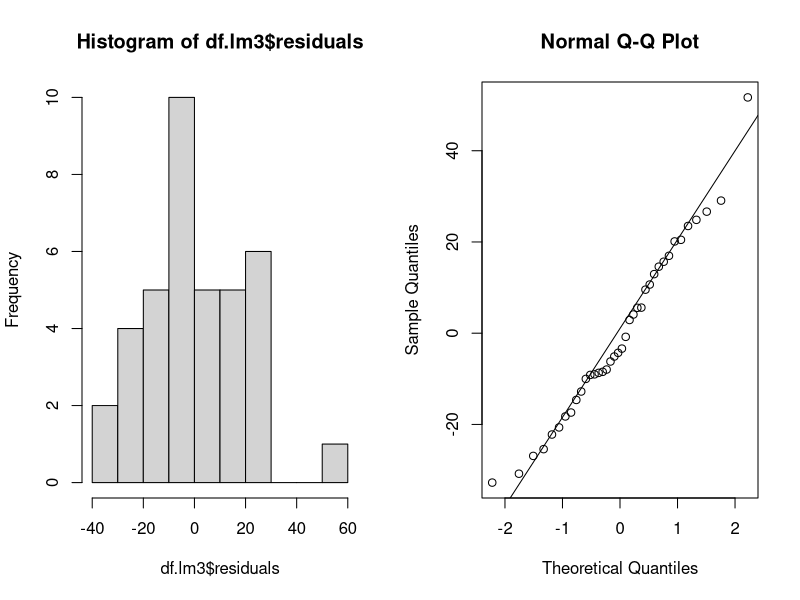
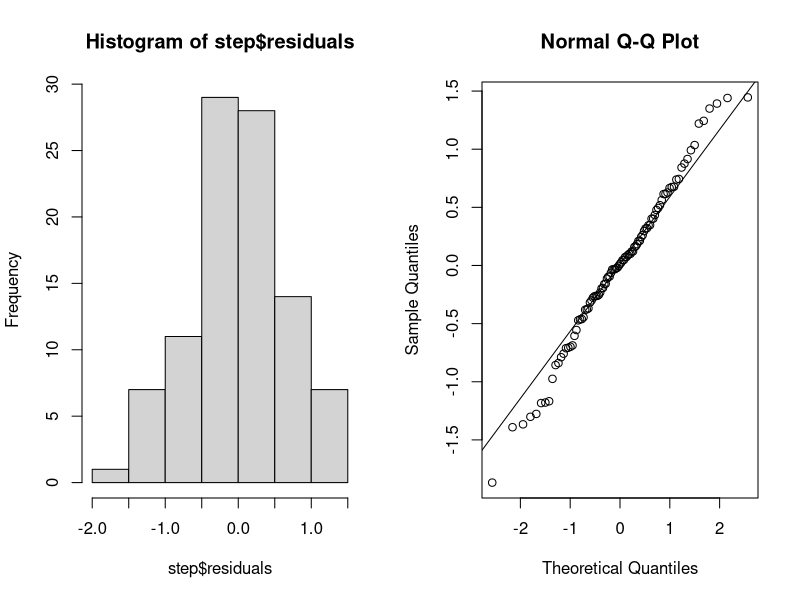

Reproduce these figures in R, in order.
## ---- chunk 1
df <- read.csv("dfact4.csv")
head(df)
## ---- chunk 2
df.lm <- lm(PIQ~Brain + Height + Weight,df)
df.lm
summary(df.lm)
## ---- chunk 3
coefficients(df.lm)
## ---- chunk 4
df.exp_model <- lm(PIQ~Brain + I(Brain^3) + Height + Weight,df)
summary(df.exp_model)

## ---- chunk 5
df.lm3 <- lm(PIQ ~Brain + Height, df)
summary(df.lm3)
confint(df.lm3)
## ---- chunk 6
new_data <- data.frame(Brain = 95, Height = 70)
predict(df.lm3,new_data, interval = "predict") 
#If we want to make predictions, we use interval = "Predict"
#Similar to conf intervals but wider and more predictive power for a single variable.
## ---- chunk 7
df.lm3$residuals
par(mfrow=c(1,2))
hist(df.lm3$residuals)
qqnorm(df.lm3$residuals)
qqline(df.lm3$residuals)
## ---- chunk 8
shapiro.test(df.lm3$residuals)
## ---- chunk 9
df2 <- read.csv("prostate.csv")
head(df2)
## ---- chunk 10
df2$train <- NULL
df2
## ---- chunk 11
fit1 <- lm(lpsa~lcavol+lweight+age+lbph+svi+lcp+gleason+pgg45,data=df2)
fit0 <- lm(lpsa~1,data=df2)
library(MASS)
stepAIC(fit1,direction="backward")
## ---- chunk 12
stepAIC(fit0,direction="forward",scope=list(upper=fit1,lower=fit0))
## ---- chunk 13
step <- stepAIC(fit0,direction="both",scope=list(upper=fit1,lower=fit0))
step$call
## ---- chunk 14
summary(lm(formula = lpsa ~ lcavol + lweight + svi + lbph + age, data = df2))
coef(step)
anova(lm(formula = lpsa ~ lcavol + lweight + svi + lbph, data = df2),
      lm(formula = lpsa ~ lcavol + lweight + svi + lbph + age, data = df2))
## ---- chunk 15
extractAIC(lm(formula = lpsa ~ lcavol + lweight + svi + lbph , data = df2),scale=0)
## ---- chunk 16
par(mfrow=c(1,2))
hist(step$residuals)
qqnorm(step$residuals)
qqline(step$residuals)
## ---- chunk 17
coefficients(step) # coeficientes del modelo
confint(step) # intervalos de confianza para cada coeficiente
